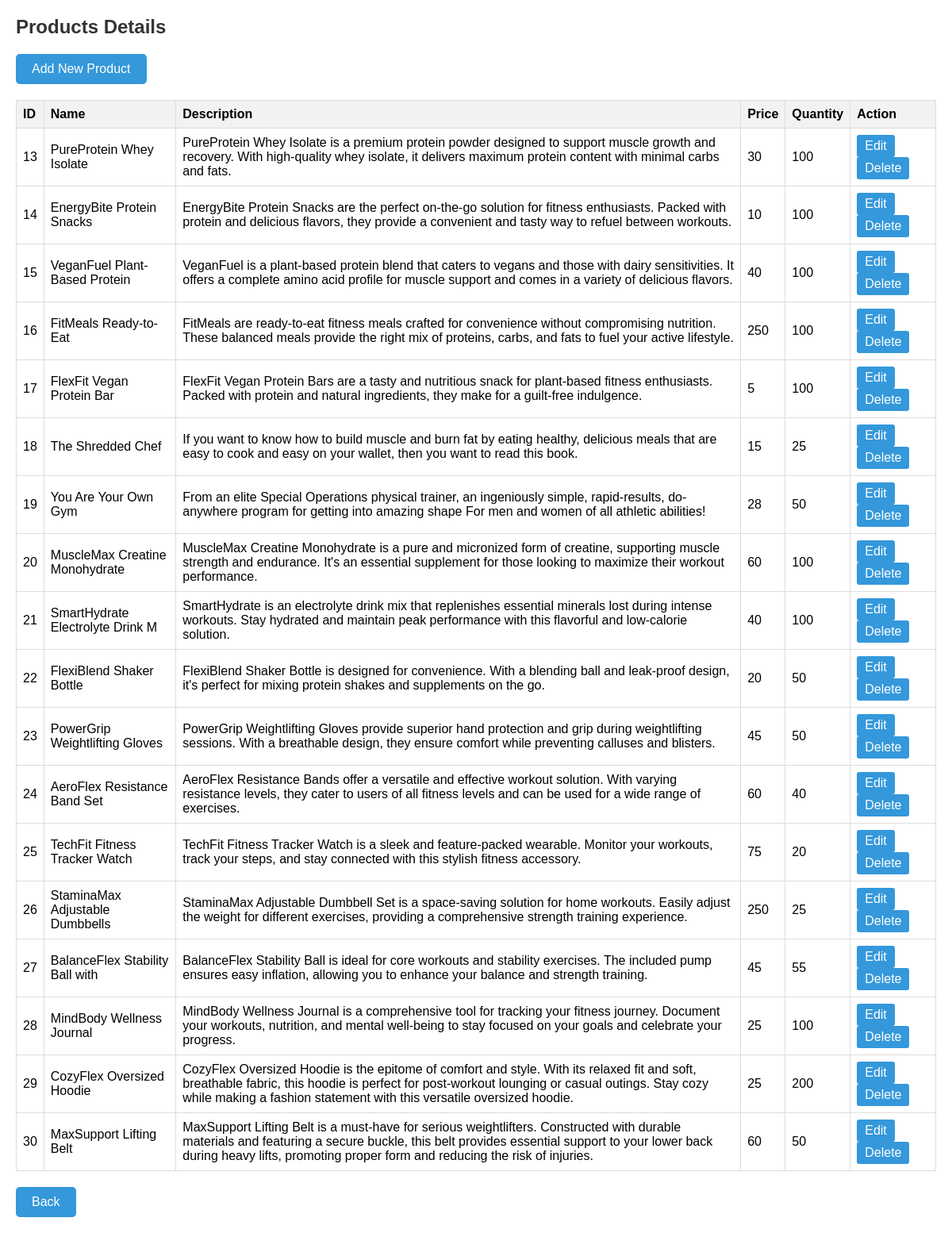
Screenshot of /index.php?controller=product&action=displayDetails (signed in) with the database file from the repository.
### tables this page shows
CREATE TABLE `products` (
  `product_id` int(8) NOT NULL,
  `product_name` varchar(32) NOT NULL,
  `product_description` varchar(512) NOT NULL,
  `product_image` varchar(255) NOT NULL,
  `product_price` int(8) NOT NULL,
  `product_quantity` int(8) NOT NULL
);

### controllers/ProductController.php (called while the page is built, shortened)
<?php
class ProductController {
    private $db;
    public function __construct($db) {
        $this->db = $db;
    }
    public function displayDetails() {
        try {
            $products = $this->getProducts();
            include 'views/admin/display_products.php';
        } catch (PDOException $e) {
            echo 'Error: ' . $e->getMessage();
        }
    }
    private function getProducts() {
        $query = 'SELECT * FROM products';
        $stmt = $this->db->prepare($query);
        $stmt->execute();
        return $stmt->fetchAll(PDO::FETCH_ASSOC);
    }
}
?>

### views/admin/display_products.php (the view, shortened to what this page needs)
<!DOCTYPE html>
<html lang="en">
<head>
    <link rel="stylesheet" href="css/displayproducts.css">
</head>
<body>
    <h2>Products Details</h2>
    <p class="add-button"><a href="index.php?controller=product&action=insertForm">Add New Product</a></p>
    <table class="product-table">
        <tr>
            <th>ID</th>
            <th>Name</th>
            <th>Description</th>
            <th>Price</th>
            <th>Quantity</th>
            <th>Action</th>
        </tr>
        <?php foreach ($products as $product): ?>
            <tr>
                <td><?php echo $product['product_id']; ?></td>
                <td><?php echo $product['product_name']; ?></td>
                <td><?php echo $product['product_description']; ?></td>
                <td><?php echo $product['product_price']; ?></td>
                <td><?php echo $product['product_quantity']; ?></td>
                <td>
                    <a href="index.php?controller=product&action=editProductForm&id=<?php echo $product['product_id']; ?>" class="edit-link">Edit</a>
                    <a href="index.php?controller=product&action=deleteProduct&id=<?php echo $product['product_id']; ?>" class="delete-link">Delete</a>
                </td>
            </tr>
        <?php endforeach; ?>
    </table>
    <p class="back-button"><a href="index.php?controller=admin&action=dashboard">Back</a></p>
</body>
</html>

### css/displayproducts.css (style rules this page uses)
body { font-family: Arial, sans-serif; margin: 20px; }
h2 { color: #333; }
.product-table { width: 100%; border-collapse: collapse; margin-top: 20px; }
.product-table th, .product-table td { border: 1px solid #ddd; padding: 8px; text-align: left; }
.product-table th { background-color: #f2f2f2; }
.edit-link, .delete-link { display: inline-block; padding: 5px 10px; margin-right: 5px; background-color: #3498db; color: #fff; text-decoration: none; border-radius: 3px; }
.add-button, .back-button { margin-top: 20px; }
.add-button a, .back-button a { display: inline-block; padding: 10px 20px; background-color: #3498db; color: #fff; text-decoration: none; border-radius: 5px; }

### rows the page displays
products: product_id "13", product_name "PureProtein Whey Isolate", product_description "PureProtein Whey Isolate is a premium protein powder designed to support muscle growth and recovery. With high-quality whey isolate, it delivers maximum protein content with minimal carbs and fats.", product_price "30", product_quantity "100"
products: product_id "14", product_name "EnergyBite Protein Snacks", product_description "EnergyBite Protein Snacks are the perfect on-the-go solution for fitness enthusiasts. Packed with protein and delicious flavors, they provide a convenient and tasty way to refuel between workouts.", product_price "10", product_quantity "100"
products: product_id "15", product_name "VeganFuel Plant-Based Protein", product_description "VeganFuel is a plant-based protein blend that caters to vegans and those with dairy sensitivities. It offers a complete amino acid profile for muscle support and comes in a variety of delicious flavors.", product_price "40", product_quantity "100"
products: product_id "16", product_name "FitMeals Ready-to-Eat", product_description "FitMeals are ready-to-eat fitness meals crafted for convenience without compromising nutrition. These balanced meals provide the right mix of proteins, carbs, and fats to fuel your active lifestyle.", product_price "250", product_quantity "100"
products: product_id "17", product_name "FlexFit Vegan Protein Bar", product_description "FlexFit Vegan Protein Bars are a tasty and nutritious snack for plant-based fitness enthusiasts. Packed with protein and natural ingredients, they make for a guilt-free indulgence.", product_price "5", product_quantity "100"
products: product_id "18", product_name "The Shredded Chef", product_description "If you want to know how to build muscle and burn fat by eating healthy, delicious meals that are easy to cook and easy on your wallet, then you want to read this book.", product_price "15", product_quantity "25"
products: product_id "19", product_name "You Are Your Own Gym", product_description "From an elite Special Operations physical trainer, an ingeniously simple, rapid-results, do-anywhere program for getting into amazing shape For men and women of all athletic abilities!", product_price "28", product_quantity "50"
products: product_id "20", product_name "MuscleMax Creatine Monohydrate", product_description "MuscleMax Creatine Monohydrate is a pure and micronized form of creatine, supporting muscle strength and endurance. It's an essential supplement for those looking to maximize their workout performance.", product_price "60", product_quantity "100"
products: product_id "21", product_name "SmartHydrate Electrolyte Drink M", product_description "SmartHydrate is an electrolyte drink mix that replenishes essential minerals lost during intense workouts. Stay hydrated and maintain peak performance with this flavorful and low-calorie solution.", product_price "40", product_quantity "100"
products: product_id "22", product_name "FlexiBlend Shaker Bottle", product_description "FlexiBlend Shaker Bottle is designed for convenience. With a blending ball and leak-proof design, it's perfect for mixing protein shakes and supplements on the go.", product_price "20", product_quantity "50"
products: product_id "23", product_name "PowerGrip Weightlifting Gloves", product_description "PowerGrip Weightlifting Gloves provide superior hand protection and grip during weightlifting sessions. With a breathable design, they ensure comfort while preventing calluses and blisters.", product_price "45", product_quantity "50"
products: product_id "24", product_name "AeroFlex Resistance Band Set", product_description "AeroFlex Resistance Bands offer a versatile and effective workout solution. With varying resistance levels, they cater to users of all fitness levels and can be used for a wide range of exercises.", product_price "60", product_quantity "40"
products: product_id "25", product_name "TechFit Fitness Tracker Watch", product_description "TechFit Fitness Tracker Watch is a sleek and feature-packed wearable. Monitor your workouts, track your steps, and stay connected with this stylish fitness accessory.", product_price "75", product_quantity "20"
products: product_id "26", product_name "StaminaMax Adjustable Dumbbells", product_description "StaminaMax Adjustable Dumbbell Set is a space-saving solution for home workouts. Easily adjust the weight for different exercises, providing a comprehensive strength training experience.", product_price "250", product_quantity "25"
products: product_id "27", product_name "BalanceFlex Stability Ball with", product_description "BalanceFlex Stability Ball is ideal for core workouts and stability exercises. The included pump ensures easy inflation, allowing you to enhance your balance and strength training.", product_price "45", product_quantity "55"
products: product_id "28", product_name "MindBody Wellness Journal", product_description "MindBody Wellness Journal is a comprehensive tool for tracking your fitness journey. Document your workouts, nutrition, and mental well-being to stay focused on your goals and celebrate your progress.", product_price "25", product_quantity "100"
products: product_id "29", product_name "CozyFlex Oversized Hoodie", product_description "CozyFlex Oversized Hoodie is the epitome of comfort and style. With its relaxed fit and soft, breathable fabric, this hoodie is perfect for post-workout lounging or casual outings. Stay cozy while making a fashion statement with this versatile oversized hoodie.", product_price "25", product_quantity "200"
products: product_id "30", product_name "MaxSupport Lifting Belt", product_description "MaxSupport Lifting Belt is a must-have for serious weightlifters. Constructed with durable materials and featuring a secure buckle, this belt provides essential support to your lower back during heavy lifts, promoting proper form and reducing the risk of injuries.", product_price "60", product_quantity "50"
